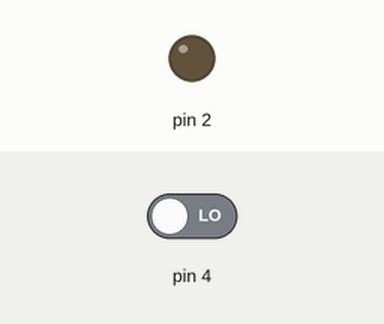
This sketch was run on a simulated Arduino Uno, built with avr-gcc and run on an emulated ATmega328P. On the bench: output pins drawn as LEDs (lit = HIGH). The inputs (shaded band) are chosen by the test bench; at power-on: pin 4 LOW.

Above: at 1.2 s.
1.3 s: pin 4 driven HIGH
At 2.1 s:
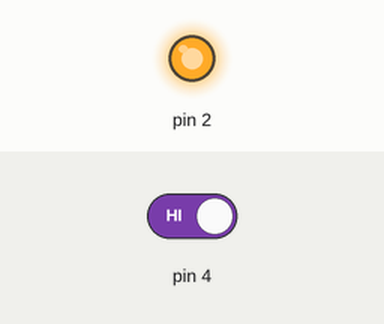
2.8 s: pin 4 driven LOW
At 3.3 s:
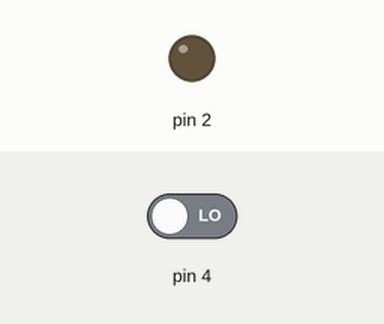
Timing chart, 0 to 5.8 s (numbered marks = the images above; inputs shaded):
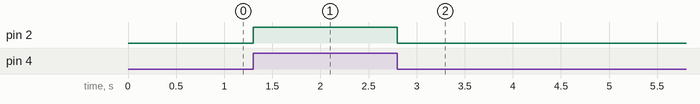

Measured:
- after the input at 1.3 s, pin 2: LOW → HIGH at once
- after the input at 2.8 s, pin 2: HIGH → LOW at once

The sketch:

_3.PushButton.ino
```cpp
int led = 2;
int Pbutton = 4;

void setup() {
    pinMode(2,OUTPUT);
    pinMode(4,INPUT);
}

void loop() {
    int X = digitalRead(4);
    if(X == HIGH){
      digitalWrite(2,HIGH);
      }
    else if(X == LOW){
      digitalWrite(2,LOW);
      }
}
```
